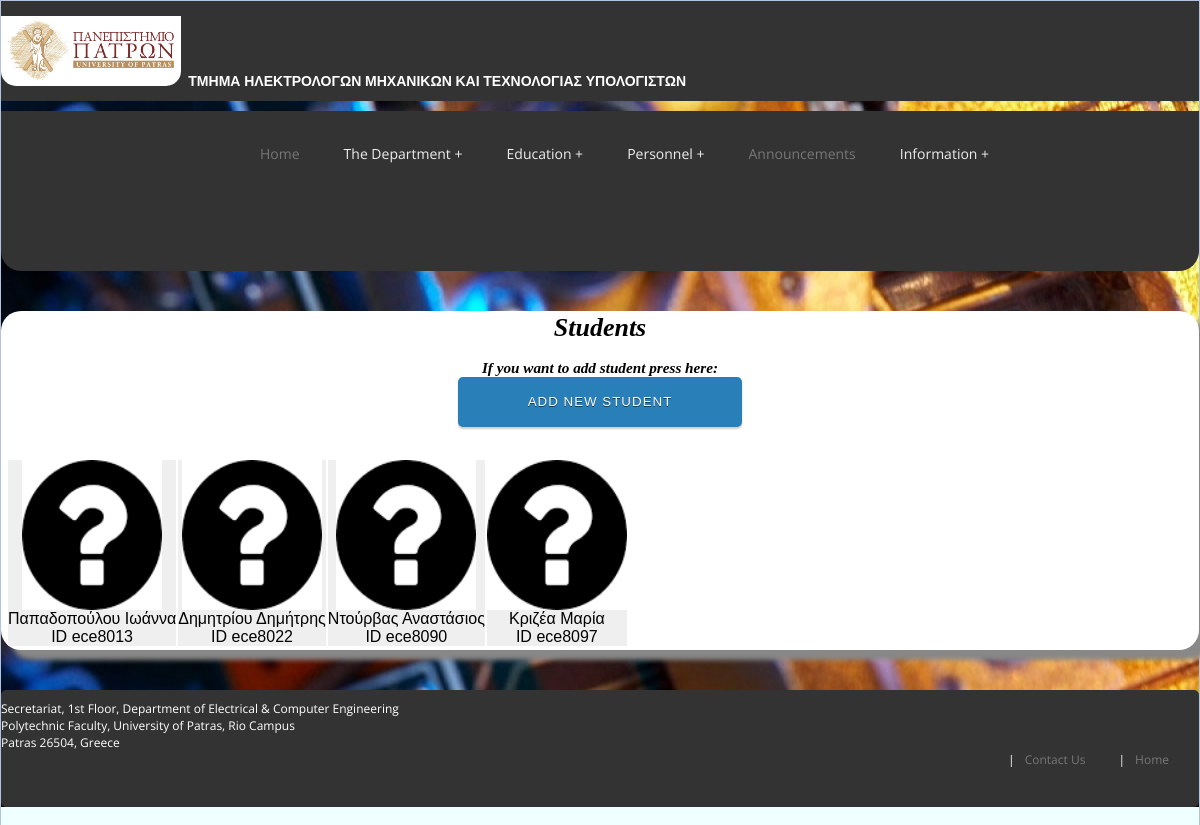
The app's page /all_students.php (signed in), older data.
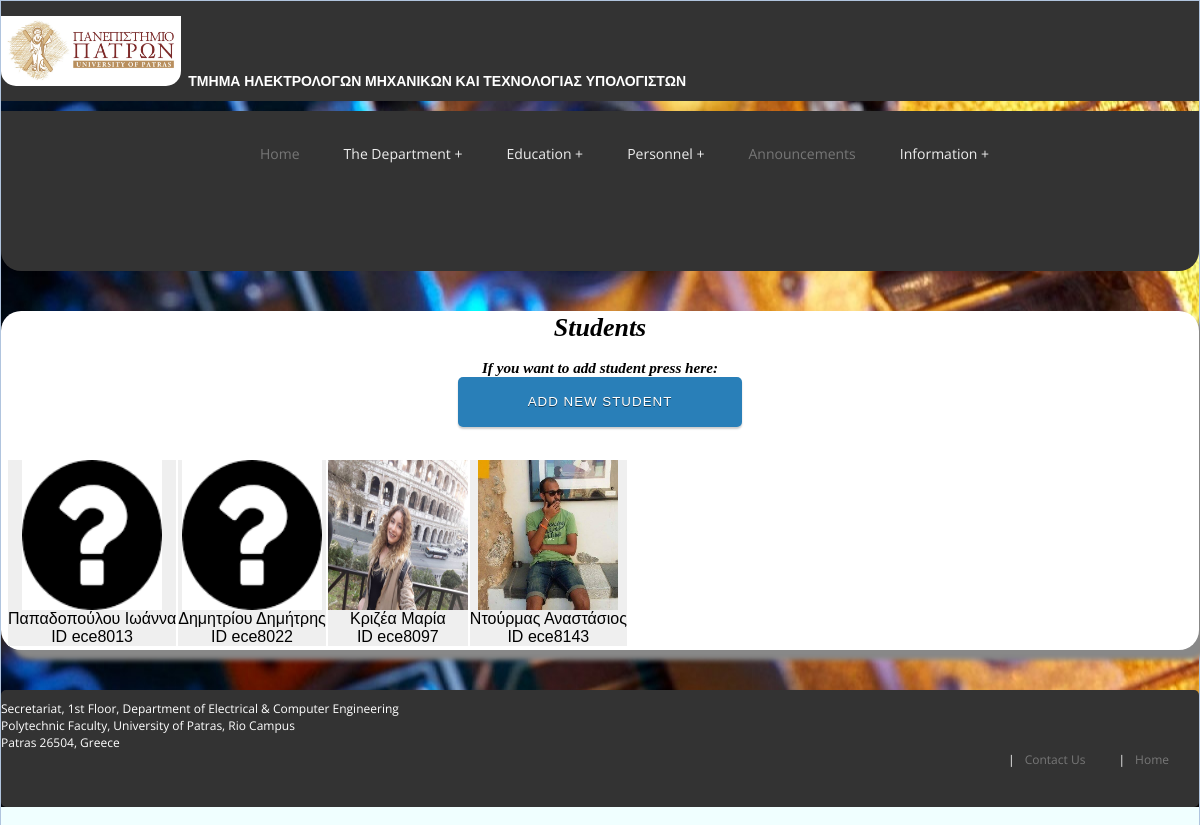
The same page, newer data.
### tables this page shows
CREATE TABLE `Students` (
	`StudentID` varchar(20) NOT NULL  ,
	`FirstName` varchar(20) NOT NULL,
	`LastName` varchar(20) NOT NULL,
	`Photo` varchar(500) NOT NULL,
	`Telephone` varchar(50) NOT NULL,
	`Address` varchar(100) NOT NULL,
	`Email` varchar(30) NOT NULL,
	`LevelOfStudies` int NOT NULL,
	`Semester` int NOT NULL,
	PRIMARY KEY (`StudentID`)
);

### all_students.php (the view, shortened to what this page needs)
<?php
$alert="";
$conn = new mysqli('localhost', 'root', '', 'mydepartment');
$table="<table class=\"table table-bordered table-hover\">";
$table.="<form action=\"student_profile.php\" method=\"POST\">";
$sql = "SELECT * FROM students";
$result = $conn->query($sql);
$i=0;
while($stu = $result->fetch_assoc()){
  if($i==0){
    $table.="<tr>";
  }
  $table.="<td align=\"center\"><button type=\"submit\" name=\"stu_choose\" value=".$stu['StudentID']."><font size=\"3px\"><img src=\"".$stu['Photo']."\" width=\"140px\" height=\"150px\">
  <br>".$stu['LastName']." ".$stu['FirstName']."
  <br> ID ".$stu['StudentID']."</font></button>
  </td>";
  $i=$i+1;
  if($i==4){
    $table.="</tr>";
    $i=0;
  }
}
$table.="</form></table>";
if(isset($_SESSION['secretariat'])){
  $edit="<h3>If you want to add student press here:</h3>
  <form action=\"new_stu_member.php\" method=\"POST\">
    <button type=\"submit\" name=\"stu_member_add\" class=\"add_new_button\">ADD NEW STUDENT</button>
  </form>
  <br>
";
}
else{
  $edit="";
}
if(isset($_SESSION['secretariat'])){
  if($_SESSION['secretariat']==1){
  $content="
  <div class=\"col-md-9\">
    <div id=\"content\">
      <h1>Students</h1><br>
      ".$alert."
      ".$edit."
      ".$table."
      </div>
  </div>
    <div class=\"col-md-3\">
      <div id=\"side_bar\">
    </div>
  </div>";
  include 'WebPageTemplate.php';
  }
}
?>

### WebPageTemplate.php (shortened to what this page needs)
<html xmlns="http://www.w3.org/1999/xhtml" class="csstransforms no-csstransforms3d csstransitions">
  <head>
    <link rel="stylesheet" type="text/css" href="CSS/stylesheets.css">
    <link rel="stylesheet" type="text/css" href="CSS/menu.css">
    <link rel="stylesheet" type="text/css" href="CSS/login.css">
    <link rel="stylesheet" type="text/css" href="CSS/user_menu.css">
    <link rel="stylesheet" type="text/css" href="CSS/calendar_style.css">
    <link rel="stylesheet" href="https://maxcdn.bootstrapcdn.com/bootstrap/3.3.7/css/bootstrap.min.css"integrity="sha384-BVYiiSIFeK1dGmJRAkycuHAHRg32OmUcww7on3RYdg4Va+PmSTsz/K68vbdEjh4u"crossorigin="anonymous">
    </head>
  <body background="background.jpg">
    <div class="container" >
      <div class="row">
          <div class="col-md-12"><div id="header"></div></div>
      </div>
      <div class="row">
       <?php echo $content; ?>
      </div>
    <div class="row">
        <div class="col-md-12"><div id="footer"></div></div>
    </div>
    </div>
    </body>
</html>

### CSS/stylesheets.css (style rules this page uses)
* { border:0; margin:0; padding:0; }
html, input, textarea { background:#F0FFFF; border:solid 1px #B0C4DE; }
tr { border:0; margin:0; padding:0; }
img { cursor:pointer; }
#content { color: #000; text-decoration: none; font-style: italic; font-size: 13px; text-align: center; padding: 2px 5px; background: #fff; margin: 40px auto; top: -10px; font-family: "Droid serif", serif; border-radius: 20px; box-shadow: 10px 10px 5px #888888; }
.add_new_button { height: 50px; line-height: 50px; padding-right: 70px; padding-left: 70px; position: relative; background-color:rgb(41,127,184); color:rgb(255,255,255); text-decoration: none; text-transform: uppercase; letter-spacing: 1px; margin-bottom: 15px; border-radius: 95px; -moz-border-radius: 5px; -webkit-border-radius: 5px; text-shadow:0px 1px 0px rgba(0,0,0,0.5); -ms-filter:"progid:DXImageTransform.Microsoft.dropshadow(OffX=0,OffY=1,Color=#ff123852,Positive=true)";zoom:1; filter:progid:DXImageTransform.Microsoft.dropshadow(OffX=0,OffY=1,Color=#ff123852,Positive=true); -moz-box-shadow:0px 2px 2px rgba(0,0,0,0.2); -webkit-box-shadow:0px 2px 2px rgba(0,0,0,0.2); box-shadow:0px 2px 2px rgba(0,0,0,0.2); -ms-filter:"progid:DXImageTransform.Microsoft.dropshadow(OffX=0,OffY=2,Color=#33000000,Positive=true)"; filter:progid:DXImageTransform.Microsoft.dropshadow(OffX=0,OffY=2,Color=#33000000,Positive=true); }

### CSS/menu.css (style rules this page uses)
body { background-color: #eee; background-image: url(../Images/background.jpg); background-repeat: no-repeat; background-attachment: fixed; background-position: center; color: #666; font-family: 'Open Sans', sans-serif; font-size: 12px; margin:0px; padding:0px; }

Row changes from the older to the newer data that the page shows:
removed students: Photo (placeholder picture), LastName "Ντούρβας", FirstName "Αναστάσιος", StudentID "ece8090"
changed students "Κριζέα": Photo: picture added in place of a placeholder
added students: Photo (picture), LastName "Ντούρμας", FirstName "Αναστάσιος", StudentID "ece8143"
